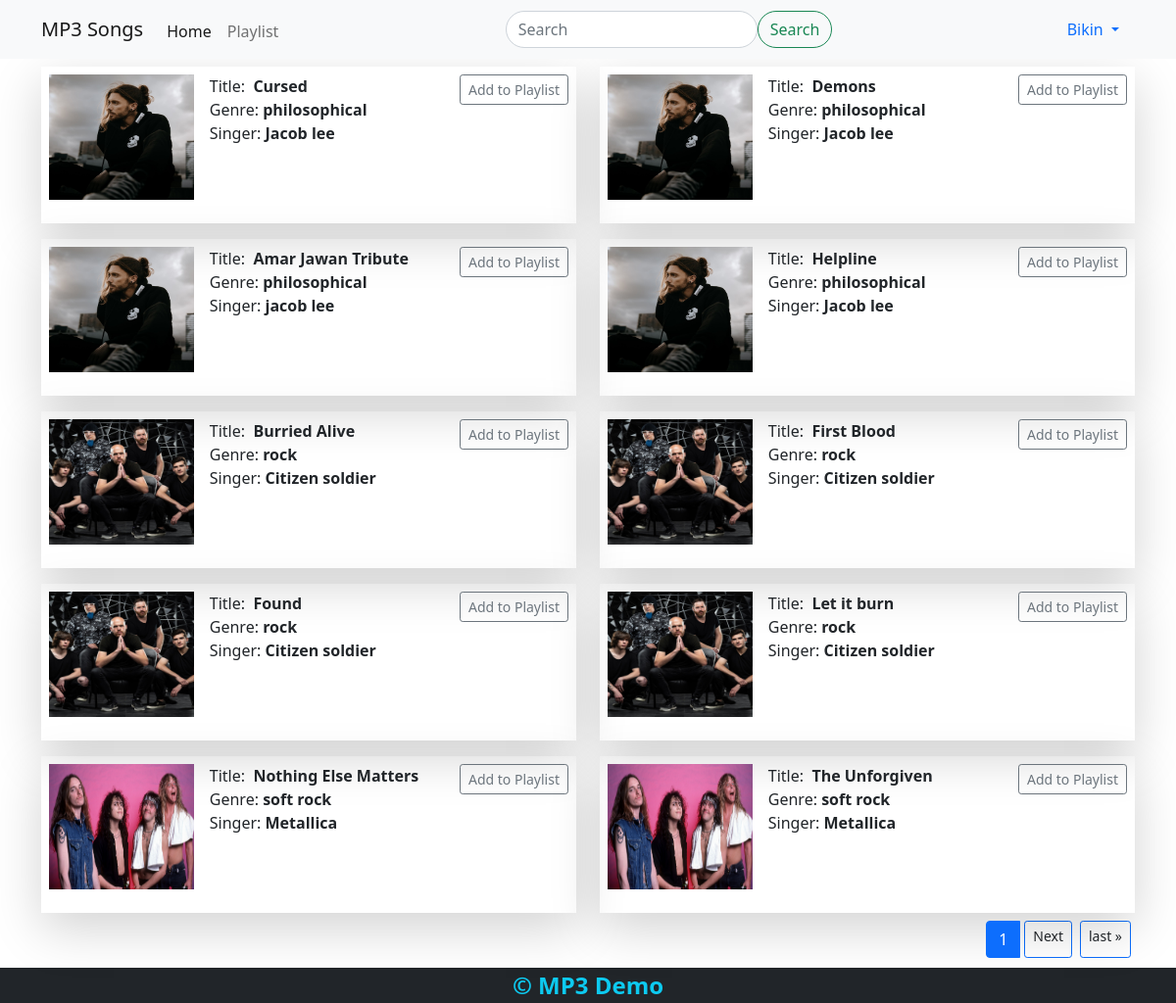
Screenshot of / (signed in) with the database file from the repository.
### accounts/models.py (models this page shows, shortened)
class User(AbstractBaseUser, PermissionsMixin):
    username_validator = UnicodeUsernameValidator()
    username = models.CharField(
        verbose_name="Username",
        max_length=80, validators=[username_validator, ],
        help_text="Required. 25 charecters or fewer. letters, digits and @/./+/-/_ only"
    )
    email = models.EmailField(
        verbose_name="Email", unique=True,
        error_messages={'unique': "Email already exists."})
    is_active = models.BooleanField(default=True)
    is_admin = models.BooleanField(default=False)
    created_at = models.DateTimeField(auto_now_add=True)
    updated_at = models.DateTimeField(auto_now=True)
    USERNAME_FIELD = 'email'
    REQUIRED_FIELDS = ['username', ]
    objects = UserManager()

### music/models.py (models this page shows, shortened)
class Music(models.Model):
    title = models.CharField(max_length=255)
    singer = models.CharField(max_length=255)
    image = models.ImageField(upload_to=upload_image_to, default=None)
    audio = models.FileField(
        upload_to=upload_audio_to, blank=False, null=False)
    genre = models.ForeignKey(
        Genre, on_delete=models.CASCADE, related_name='playlist')
    active = models.BooleanField(default=True)
    created_at = models.DateTimeField(auto_now_add=True)
    updated_at = models.DateTimeField(auto_now=True)

class Genre(models.Model):
    name = models.CharField(max_length=255)
    description = models.TextField(null=True, blank=True)
    def __str__(self) -> str:
        return self.name

### mp3_demo/views.py (the view)
# urls.py: path('', IndexView.as_view(), name="homepage"),
class IndexView(ListView):
    template_name = "index.html"
    paginate_by = 10
    context_object_name = 'music'
    def get_queryset(self, *args, **kwargs):
        return Music.objects.all()

### music/templatetags/custom_tags.py (called while the page is built)
@register.simple_tag
def is_in_playlist(request, id):
    music = Music.objects.get(id=id)
    playlist = Playlist.objects.filter(user=request.user).first()
    if playlist.musics.filter(id=music.id).exists():
        return True
    else:
        return False

### templates/index.html (shortened to what this page needs)
{% extends "includes/base.html" %}
{% load static %}
{% block styles %}
<link rel="stylesheet" href="{% static 'custom/music.css' %}">
{% endblock  %}
{% block content %}
<div class="pb-5">
    <div class="row">
        {% for mus in music %}
        <div class="col-sm-12 col-md-6 col-lg-6">
            {% include "music/snippet/music.html" with music=mus %}
        </div>
        {% endfor %}
    </div>
    {% include 'snippet/pagination.html' %}
</div>
{% endblock  %}

### templates/includes/navigation.html (shortened to what this page needs)
<nav class="navbar navbar-expand-md navbar-light bg-light">
  <div class="container">
    <a class="navbar-brand" href="{% url 'homepage' %}">MP3 Songs</a>
    <div class="collapse navbar-collapse" id="navbarSupportedContent">
      <ul class="navbar-nav me-auto mb-2 mb-lg-0">
        <li class="nav-item pt-1">
          <a class="nav-link {% if request.resolver_match.url_name == 'homepage' %} active {% endif %}"
             aria-current="page" href="{% url 'homepage' %}">Home</a>
        </li>
        {% if request.user.is_authenticated %}
        <li class="nav-item pt-1">
          <a class="nav-link" href="{% url 'playlist' %}">Playlist</a>
        </li>
        {% endif %}
      </ul>
      <form class="d-flex w-auto me-auto" method="GET"
            action="{% url 'search' %}">
        <input class="form-control w-100 rounded-pill" type="search"
               placeholder="Search" name="query" aria-label="Search" />
        <button class="btn btn-outline-success rounded-pill"
                type="submit">Search</button>
      </form>
      <div class="nav-item dropdown">
        <a class="nav-link dropdown-toggle" href="#" id="navbarDropdown"
           role="button" data-bs-toggle="dropdown" aria-expanded="false">
          {% if request.user.is_authenticated %}
          {{request.user.username|capfirst}}
          {% else %}
          Account
          {% endif %}
        </a>
      </div>
    </div>
  </div>
</nav>

### templates/music/snippet/music.html (shortened to what this page needs)
{% load static %}
{% load custom_tags %}
<div class="music-card d-inline-flex shadow-lg">
  <div class="music-img-wrapper">
    <a href="{% url 'music-detail' pk=music.id  %}">
      <img src="{{music.image.url}}" alt="{{music.title}}" height="100%"
           width="100%" />
    </a>
  </div>
  <div class="music-description">
    <div>
      Title:
      <span class="music-title fw-bold">&nbsp;{{music.title|capfirst}}</span>
      {% if request.user.is_authenticated %}
      <form action="{% url 'playlist' %}" method="post" class="float-end">
        {% is_in_playlist request music.id as in_playlist %}
        <input type="submit"
               value="{% if in_playlist %}Remove from Playlist{% else %}Add to Playlist{% endif %}"
               class="btn btn-sm btn-outline-secondary" />
      </form>
      {% endif %}
    </div>
    <div>Genre:<span class="fw-bold"> {{music.genre}}</span></div>
    <div>Singer:<span class="fw-bold"> {{music.singer}}</span></div>
  </div>
</div>

### static/custom/styles.css (style rules this page uses)
a { text-decoration: none !important; }
html, body { height: 100%; }

### rows the page displays
User: user.username "Bikin"
Music: image (picture), title "Cursed", genre "philosophical", singer "Jacob lee"
Music: image (picture), title "Demons", genre "philosophical", singer "Jacob lee"
Music: image (picture), title "Amar Jawan Tribute", genre "philosophical", singer "jacob lee"
Music: image (picture), title "Helpline", genre "philosophical", singer "Jacob lee"
Music: image (picture), title "Burried Alive", genre "rock", singer "Citizen soldier"
Music: image (picture), title "First Blood", genre "rock", singer "Citizen soldier"
Music: image (picture), title "Found", genre "rock", singer "Citizen soldier"
Music: image (picture), title "Let it burn", genre "rock", singer "Citizen soldier"
Music: image (picture), title "Nothing Else Matters", genre "soft rock", singer "Metallica"
Music: image (picture), title "The Unforgiven", genre "soft rock", singer "Metallica"

### other values shown
{{ page_obj.number }} "1"
